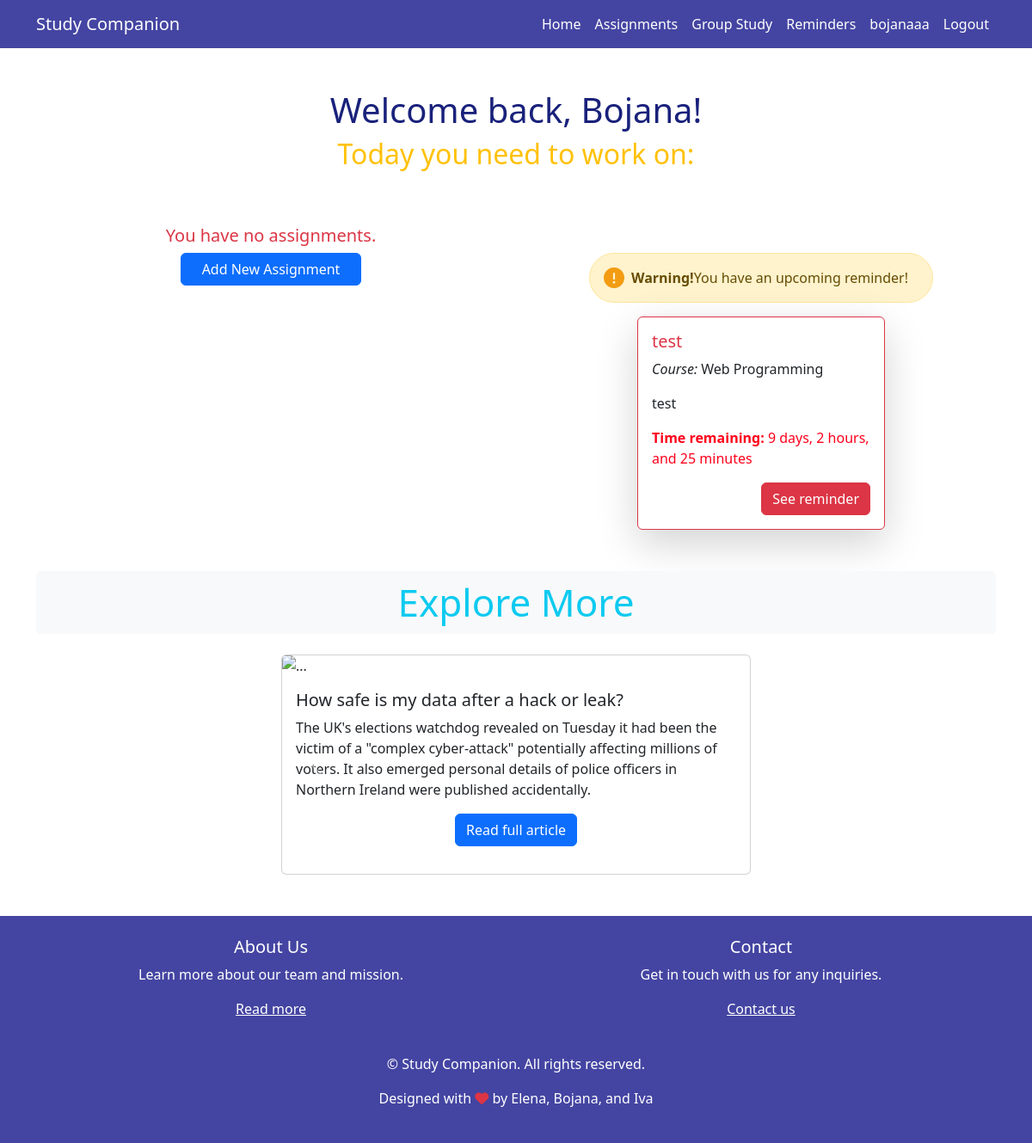
Page / (signed in) on the earlier database version.
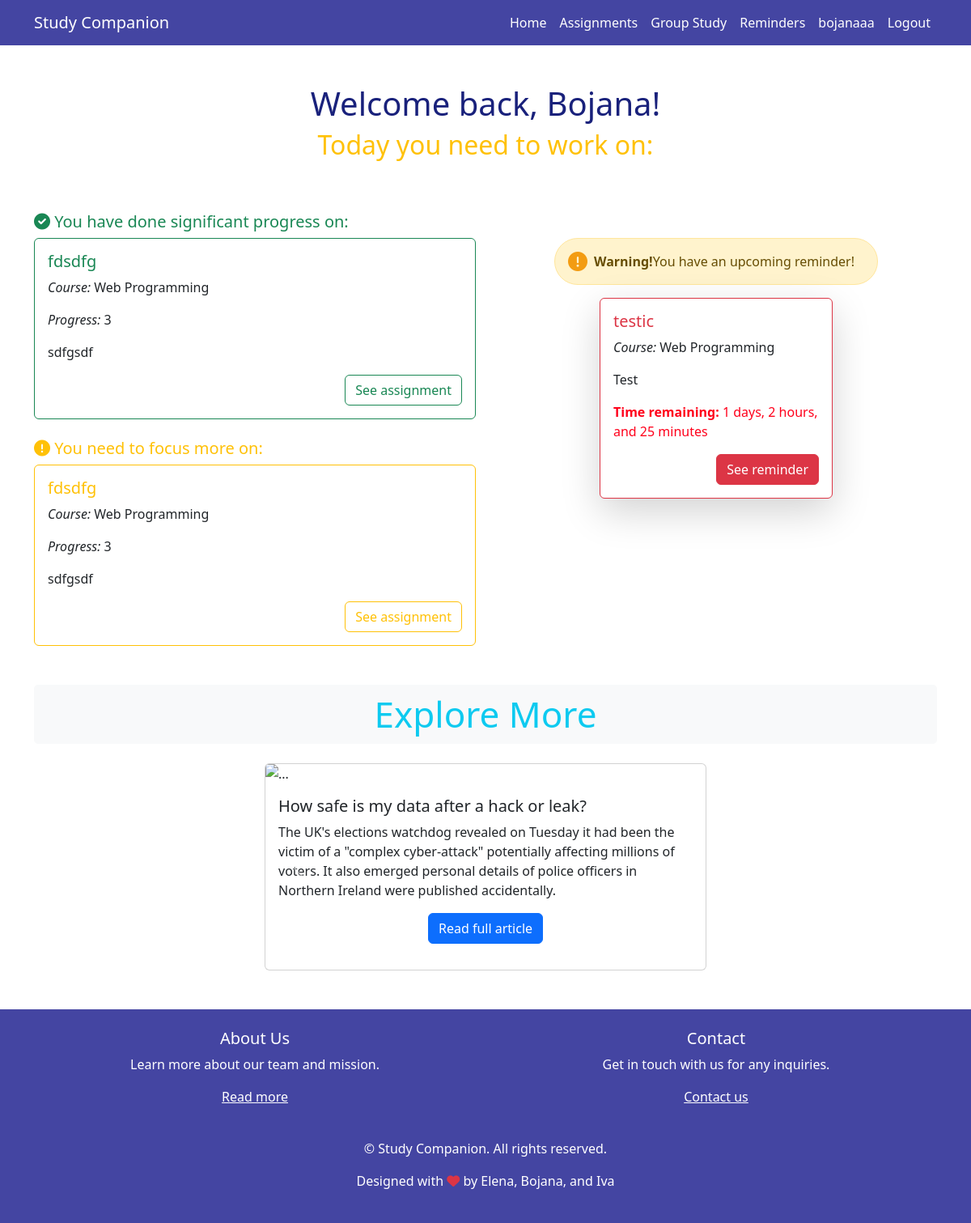
Same page on the later database version.
### app/models.py (models this page shows, shortened)
class Reminder(models.Model):
    id = models.AutoField(primary_key=True)
    name = models.CharField(max_length=200)
    description = models.CharField(max_length=500)
    course = models.ForeignKey(Course, on_delete=models.CASCADE)
    deadline = models.DateTimeField(default=datetime.now() + timedelta(days=7))
    user = models.ForeignKey(CustomUser, on_delete=models.CASCADE)
    @property
    def time_remaining(self):
        now = timezone.now()
        remaining = self.deadline - now
        if remaining.total_seconds() <= 0:
            return "Reminder Expired"
        else:
            days = remaining.days
            hours, seconds = divmod(remaining.seconds, 3600)
            minutes, _ = divmod(seconds, 60)
            if days == 0:
                if hours == 0:
                    return f"{minutes} minutes"
                else:
                    return f"{hours} hours and {minutes} minutes"
            else:
                return f"{days} days, {hours} hours, and {minutes} minutes"
        time_remaining_text = property(time_remaining)

class Course(models.Model):
    name = models.CharField(max_length=100)
    def __str__(self):
        return f"{self.name}"

class Assignment(models.Model):
    PROGRESS_CHOICES = [(i, str(i)) for i in range(11)]
    id = models.AutoField(primary_key=True)
    name = models.CharField(max_length=200)
    course = models.ForeignKey(Course, on_delete=models.CASCADE)
    user = models.ForeignKey(CustomUser, on_delete=models.CASCADE)
    description = models.TextField()
    progress = models.IntegerField(choices=PROGRESS_CHOICES, default=0)
    due_date = models.DateField(default=datetime.now() + timedelta(days=7))
    tasks = models.ManyToManyField('Task', related_name='assignments')

### app/views.py (the view)
# urls.py: path('', views.your_view, name='home'),
def your_view(request):
    current_date = datetime.now().date()
    current_datetime = timezone.now()
    end_date_limit = current_date + timedelta(days=5)
    user = get_object_or_404(CustomUser, id=int(request.user.id)) if request.user.is_authenticated else None
    assignments = Assignment.objects.filter(user=user, due_date__lte=end_date_limit)
    active_reminders = Reminder.objects.filter(user=user, deadline__gt=current_datetime)
    nearest_reminder = active_reminders.order_by('deadline').first() if active_reminders.exists() else None
    assignment_least_progress = assignments.order_by('progress').first() if assignments.exists() else None
    assignment_most_progress = assignments.order_by('-progress').first() if assignments.exists() else None
    return render(request, 'index.html',
                  {'user': request.user, 'assignments': assignments, 'nearest_reminder': nearest_reminder,
                   'assignment_least_progress': assignment_least_progress,
                   'assignment_most_progress': assignment_most_progress, })

### templates/index.html (shortened to what the changed rows need)
{% extends 'base.html' %}
{% block content %}
    {% if user.is_authenticated %}
        <div class="text-center my-5">
            <h1 class="primary-text"> Welcome back, {{ user.name }}! </h1>
            <h2 class="text-warning"> Today you need to work on: </h2>
        </div>
        <div class="container">
            <div class="row">
                <div class="col-md-6 mb-4">
                    {% if assignment_most_progress %}
                    <div class="mb-2 mt-3">
                        <p class="h5 text-success"><i class="fas fa-check-circle text-success"></i> You have done
                            significant progress on:</p>
                    </div>
                    <div class="card border-success mb-3">
                        <div class="card-body">
                            <h5 class="card-title text-success">{{ assignment_most_progress.name }}</h5>
                            <p class="card-text"><i>Course:</i> {{ assignment_most_progress.course }}</p>
                            <p class="card-text"><i>Progress:</i> {{ assignment_most_progress.progress }}</p>
                            <p class="card-text">{{ assignment_most_progress.description }}</p>
                            <div class="text-right">
                                <a href="{% url 'assignment_details' name=assignment_most_progress.id %}"
                                   class="btn btn-outline-success">See assignment</a>
                            </div>
                        </div>
                    </div>
                        {% else %}
                        <div class="mb-2 mt-3 text-center">
                        <p class="h5 text-danger"> You have no assignments.</p>
                        <a href="{% url 'add_assignment_task' %}" class="btn btn-primary px-4">Add New Assignment</a>
                    </div>
                    {% endif %}
                    {% if assignment_least_progress %}
                    <div class="mb-2 mt-4">
                        <p class="h5 text-warning"><i class="fas fa-exclamation-circle text-warning"></i> You need to
                            focus more on:</p>
                    </div>
                    <div class="card border-warning">
                        <div class="card-body">
                            <h5 class="card-title text-warning">{{ assignment_least_progress.name }}</h5>
                            <p class="card-text"><i>Course:</i> {{ assignment_least_progress.course }}</p>
                            <p class="card-text"><i>Progress:</i> {{ assignment_least_progress.progress }}</p>
                            <p class="card-text">{{ assignment_least_progress.description }}</p>
                            <div class="text-right">
                                <a href="{% url 'assignment_details' name=assignment_least_progress.id %}"
                                   class="btn btn-outline-warning">See assignment</a>
                            </div>
                        </div>
                    </div>
                    {% endif %}
                </div>
                {% if nearest_reminder %}
                <div class="col-md-6 mb-4 mt-5">
                    <div class="alert alert-warning rounded-pill mx-auto" role="alert" style="max-width: 400px;">
                        <div class="d-flex align-items-center">
                            <i class="fas fa-exclamation-circle mr-2" style="font-size: 24px; color: #f39c12;"></i>
                            <span class="font-weight-bold">Warning! </span> You have an upcoming reminder!
                        </div>
                    </div>
                    <div class="card border-danger shadow-lg mx-auto" style="width: 18rem;">
                        <div class="card-body">
                            <h5 class="card-title text-danger">{{ nearest_reminder.name }}</h5>
                            <p class="card-text"><i>Course:</i> {{ nearest_reminder.course }}</p>
                            <p class="card-text">{{ nearest_reminder.description }}</p>
                            <p class="card-text" style="color: #ff001b;"><b>Time
                                remaining:</b> {{ nearest_reminder.time_remaining }}</p>
                            <div class="text-right">
                                <a href="{% url 'reminder_details' name=nearest_reminder.id %}"
                                   class="btn btn-danger">See reminder</a>
                            </div>
                        </div>
                    </div>
                </div>
                    {% else %}
                        <div class="col-md-6 mb-4 mt-3 text-center">
                        <p class="h5 text-danger"> You have no reminders.</p>
                        <a href="{% url 'add_reminder' %}" class="btn btn-primary px-4">Add New Reminder</a>
                {% endif %}
            </div>
            <div class="row mt-4">
                <div class="col-md-12">
                    <h2 class="text-info mb-4 text-center"
                        style="background-color: #f8f9fa; font-size: 44px; padding: 10px; border-radius: 5px;">Explore
                        More</h2>
                </div>
            </div>
        </div>
    {% endif %}
{% endblock %}

Differences in the rows shown:
no longer on this page (row unchanged): Reminder: name "test", course "Web Programming", description "test", time_remaining "9 days, 2 hours, and 25 minutes"
added Assignment: name "fdsdfg", course "Web Programming", progress "3", description "sdfgsdf"
added Reminder: name "testic", course "Web Programming", description "Test", time_remaining "1 days, 2 hours, and 25 minutes"
Other differences:
text no longer shown: "You have no assignments. Add New Assignment"
text now shown: "You have done significant progress on: Course: Progress: See assignment You need to focus more on: Course: Progress: See assignment"
